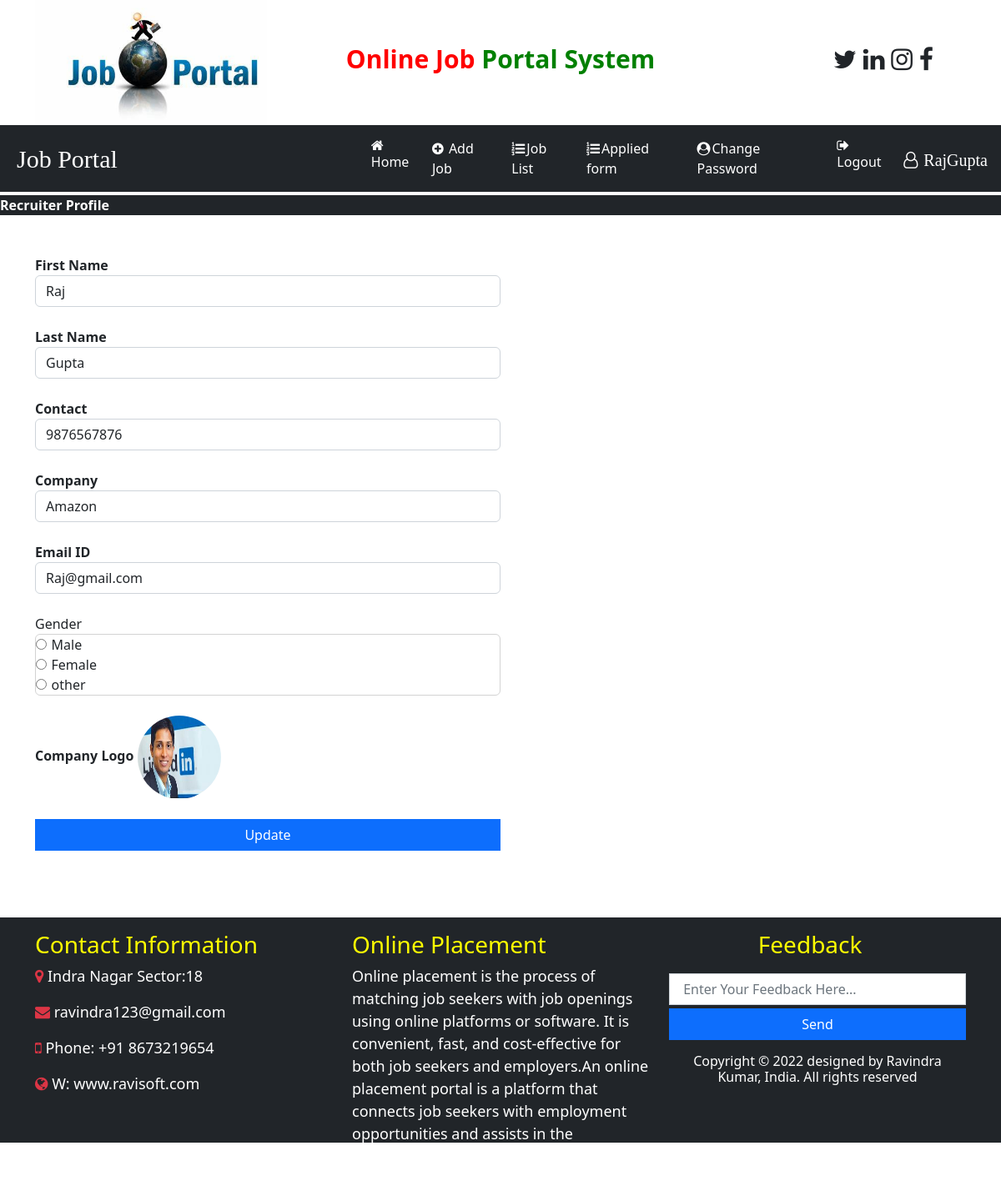
The page /recruiter_home/ on the database its author committed.
### job/models.py (models this page shows)
class Recruiter(models.Model):
    finame = models.CharField(max_length=15, null=True)
    lname = models.CharField(max_length=15, null=True)
    image = models.FileField(null=True)
    pwd = models.CharField(max_length=100, null=True)
    email = models.EmailField(max_length=15, null=True)
    contact = models.IntegerField( null=True)
    gender = models.CharField(max_length=10, null=True)
    company = models.CharField(max_length=20, null=True)

### job/views.py (the view)
# urls.py: path('recruiter_home/', views.recruiter_home, name='recruiter_home'),
def recruiter_home(request):
    if not request.user.is_authenticated:
        data = Recruiter.objects.all()
        d = {'data': data}
        return render(request, 'recruiter_home.html', d)
    data = Recruiter.objects.all()
    d = {'data': data}
    return render(request, 'recruiter_home.html', d)

### job/templates/recruiter_home.html (shortened to what this page needs)
{% load static %}
{% include 'recruiter_navigation.html' %}
<div class="bg-dark" style="width:100%; border-radius:0px; margin-top:0.3%;">
    <marquee  class="text-white"  style ="">
        <b>Recruiter Profile</b>
    </marquee>
</div>
<form  class="container mt-5" method="post" >
{% for data in data %}
    <div class="from-row">
        <div class="from-group col-md-6" >
            <label><b>First Name</b></label>
            <input  type="text" class="form-control"  value="{{data.finame}}" name="first_name"required>
        </div>
        <br>
    </div>
    <div class="from-row">
        <div class="from-group col-md-6" >
            <label><b>Last Name</b></label>
            <input type="text" class="form-control"value="{{data.lname}}" name="last_name"  required>
        </div>
        <br>
        <div class="from-group col-md-6" >
            <label><b>Contact</b></label>
            <input type="tel" class="form-control" value="{{data.contact}}" name="contact"  required>
        </div>
        <br>
          <div class="from-row">
        <div class="from-group col-md-6" >
            <label><b>Company</b></label>
            <input type="text" class="form-control" value="{{data.company}}" name="company"  readonly required>
        </div>
        <br>
        <div class="from-group col-md-6" >
            <label><b>Email ID</b></label>
            <input type="text" class="form-control" value="{{data.email}}" name="experience" readonly required>
        </div>
        <br><div class="from-group col-md-6" >
        <lable>Gender</lable>
              <div style="border:1px solid lightgrey; padding 6px; border-radius:6px">
           <div class="custom-control custom-radio custom-control-inline">
                  <input value="{{data.gender}}" style="margin-right:1%" type="radio" name="Gender"/>Male<br>
           <input style="margin-right:1%" type="radio" name="Gender"/>Female<br>
           <input style="margin-right:1%" type="radio" name="Gender"/>other
           </div>
              </div>
        </div>
        <br>
    </div>
    <div class="from-row">
        <div class="from-group col-md-12" >
            <label><b>Company Logo</b></label>
            <img  src="{{data.image.url}}" style="width:100px; height:100px; border-radius:50%">
        </div>
        <br>
    </div>
    </div>
    {%  endfor   %}
    <input type="submit" value="Update" class="btn btn-primary" style="width:50%; border-radius:0%">
</form>
{% include 'footer.html'%}

### job/templates/recruiter_navigation.html (shortened to what this page needs)
<html>
<head>
    {% load static %}
  <link href="https://cdn.jsdelivr.net/npm/bootstrap@5.2.3/dist/css/bootstrap.min.css" rel="stylesheet">
    <link rel="stylesheet" href="https://cdnjs.cloudflare.com/ajax/libs/font-awesome/4.7.0/css/font-awesome.min.css">
</head>
<body>
<div class="container responsive">
    <div class="row">
        <div class="col-sm-3">
            <img src="{% static 'images/job1.jpg' %}"  class="responsive" style="width=180px" height="150px">
        </div>
        <div class="col-sm-6 mt-5 text-center">
            <span style="font-weight : bold ; font-size : 30px">
                <span style="color : red">Online Job</span>
                <span style="color : green">Portal System</span>
            </span>
        </div>
        <div class="col-sm-3 mt-5" style="padding-left : 10%">
       <span style="font-weight : bold; font-size : 30px">
           <span><i class="fa fa-twitter pl-1"></i></span>
            <span><i class="fa fa-linkedin pl-1"></i></span>
            <span><i class="fa fa-instagram pl-1"></i></span>
            <span><i class="fa fa-facebook pl-1"></i></span>
       </span>
        </div>
    </div>
</div>
<nav class="navbar navbar-expand-sm responsive bg-dark" style="">
     <a class="navbar-brand text-white font-weight-bold"  style="font-family : 'Monotype Corsiva'; margin-left : 20px; font-size : 30px">Job Portal</a>
<ul class="navbar-nav">
    <li class="nav-item">
        <a class="nav-link " href="{% url 'recruiter_home' %}"  style="margin-left : 280px"><i class="fa fa-home mr-1" style="margin-right:2px" ></i>Home</a>
    </li>
    <li class="nav-item">
        <a class="nav-link " href="{% url 'add_job' %}" ><i class="fa fa-plus-circle mr-1"  style="margin-right:2px"></i> Add Job</a>
    </li>
     <li class="nav-item">
        <a class="nav-link " href="{% url 'job_list'  %}" ><i class="fa fa-list-ol mr-1" style="margin-right:2px"></i>Job List</a>
    </li>
     <li class="nav-item">
        <a class="nav-link " href="{% url 'applied_candidatelist'  %}" ><i class="fa fa-list-ol mr-1" style="margin-right:2px" ></i>Applied form</a>
    </li>
     <li class="nav-item">
        <a class="nav-link " href="{% url 'change_passwordrecruiter'  %}"><i class="fa fa-user-circle  mr-1"  style="margin-right:2px"></i>Change Password</a>
    </li>
    <li class="nav-item">
        <a class="nav-link " href="{% url 'Logout' %}"><i class="fa fa-sign-out mr-1" style="margin-right:2px" ></i>Logout</a>
    </li>
</ul>
    {% for data in data  %}
    <a class="navbar-brand text-white font-weight-bold"  style="font-family : Monotype Corsiva; margin-top:0.3%; font-size : 20px"> <i class="fa fa-user-o mr-1" style="margin-right:7px" ></i>{{data.finame}}{{data.lname}}</a>
    {% endfor %}
</nav>
</body>
</html>

### job/templates/recruiter_navigation.html (style rules this page uses)
.nav-link { color : white; margin-right : 4px; }

### rows shown on the page
Recruiter: finame "Raj", lname "Gupta", first_name "Raj", contact "9876567876", company "Amazon", experience "Raj@gmail.com", image (picture)
